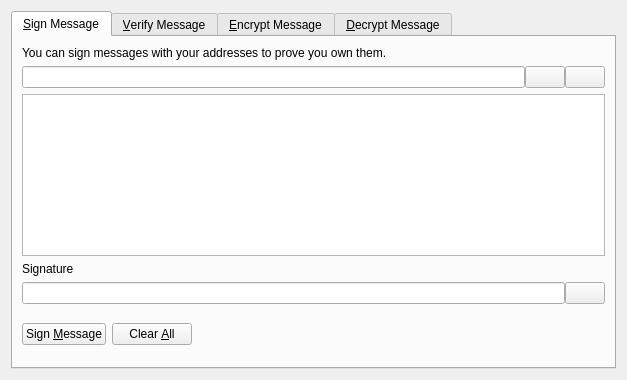
<?xml version="1.0" encoding="UTF-8"?>
<ui version="4.0">
 <class>MessagePage</class>
 <widget class="QWidget" name="MessagePage">
  <property name="geometry">
   <rect>
    <x>0</x>
    <y>0</y>
    <width>627</width>
    <height>380</height>
   </rect>
  </property>
  <property name="windowTitle">
   <string>Messages</string>
  </property>
  <layout class="QVBoxLayout" name="verticalLayout">
   <item>
    <widget class="QTabWidget" name="tabWidget">
     <property name="currentIndex">
      <number>0</number>
     </property>
     <widget class="QWidget" name="tabSignMessage">
      <attribute name="title">
       <string>&amp;Sign Message</string>
      </attribute>
      <layout class="QVBoxLayout" name="verticalLayout_SM">
       <item>
        <widget class="QLabel" name="infoLabel_SM">
         <property name="text">
          <string>You can sign messages with your addresses to prove you own them.</string>
         </property>
         <property name="textFormat">
          <enum>Qt::PlainText</enum>
         </property>
         <property name="wordWrap">
          <bool>true</bool>
         </property>
        </widget>
       </item>
       <item>
        <layout class="QHBoxLayout" name="horizontalLayout_1_SM">
         <property name="spacing">
          <number>0</number>
         </property>
         <item>
          <widget class="QValidatedLineEdit" name="addressIn_SM">
           <property name="toolTip">
            <string>The address to sign the message with (e.g. FEyaPwV9xqRkCapaZSfJtrWhkhtyk9ohW1)</string>
           </property>
           <property name="maxLength">
            <number>34</number>
           </property>
          </widget>
         </item>
         <item>
          <widget class="QPushButton" name="addressBookButton_SM">
           <property name="toolTip">
            <string>Choose an address from the address book</string>
           </property>
           <property name="text">
            <string/>
           </property>
           <property name="icon">
            <iconset resource="../bitcoin.qrc">
             <normaloff>:/icons/address-book</normaloff>:/icons/address-book</iconset>
           </property>
           <property name="shortcut">
            <string>Alt+A</string>
           </property>
           <property name="autoDefault">
            <bool>false</bool>
           </property>
          </widget>
         </item>
         <item>
          <widget class="QPushButton" name="pasteButton_SM">
           <property name="toolTip">
            <string>Paste address from clipboard</string>
           </property>
           <property name="text">
            <string/>
           </property>
           <property name="icon">
            <iconset resource="../bitcoin.qrc">
             <normaloff>:/icons/editpaste</normaloff>:/icons/editpaste</iconset>
           </property>
           <property name="shortcut">
            <string>Alt+P</string>
           </property>
           <property name="autoDefault">
            <bool>false</bool>
           </property>
          </widget>
         </item>
        </layout>
       </item>
       <item>
        <widget class="QPlainTextEdit" name="messageIn_SM">
         <property name="toolTip">
          <string>Enter the message you want to sign here</string>
         </property>
        </widget>
       </item>
       <item>
        <widget class="QLabel" name="signatureLabel_SM">
         <property name="text">
          <string>Signature</string>
         </property>
         <property name="textFormat">
          <enum>Qt::PlainText</enum>
         </property>
        </widget>
       </item>
       <item>
        <layout class="QHBoxLayout" name="horizontalLayout_2_SM">
         <property name="spacing">
          <number>0</number>
         </property>
         <item>
          <widget class="QLineEdit" name="signatureOut_SM">
           <property name="font">
            <font>
             <italic>true</italic>
            </font>
           </property>
           <property name="readOnly">
            <bool>true</bool>
           </property>
          </widget>
         </item>
         <item>
          <widget class="QPushButton" name="copySignatureButton_SM">
           <property name="toolTip">
            <string>Copy the current signature to the system clipboard</string>
           </property>
           <property name="text">
            <string/>
           </property>
           <property name="icon">
            <iconset resource="../bitcoin.qrc">
             <normaloff>:/icons/editcopy</normaloff>:/icons/editcopy</iconset>
           </property>
           <property name="autoDefault">
            <bool>false</bool>
           </property>
          </widget>
         </item>
        </layout>
       </item>
       <item>
        <layout class="QHBoxLayout" name="horizontalLayout_3_SM">
         <item>
          <widget class="QPushButton" name="signMessageButton_SM">
           <property name="toolTip">
            <string>Sign the message to prove you own this Fuguecoin address</string>
           </property>
           <property name="text">
            <string>Sign &amp;Message</string>
           </property>
           <property name="icon">
            <iconset resource="../bitcoin.qrc">
             <normaloff>:/icons/edit</normaloff>:/icons/edit</iconset>
           </property>
           <property name="autoDefault">
            <bool>false</bool>
           </property>
          </widget>
         </item>
         <item>
          <widget class="QPushButton" name="clearButton_SM">
           <property name="toolTip">
            <string>Reset all sign message fields</string>
           </property>
           <property name="text">
            <string>Clear &amp;All</string>
           </property>
           <property name="icon">
            <iconset resource="../bitcoin.qrc">
             <normaloff>:/icons/remove</normaloff>:/icons/remove</iconset>
           </property>
           <property name="autoDefault">
            <bool>false</bool>
           </property>
          </widget>
         </item>
         <item>
          <spacer name="horizontalSpacer_1_SM">
           <property name="orientation">
            <enum>Qt::Horizontal</enum>
           </property>
           <property name="sizeHint" stdset="0">
            <size>
             <width>40</width>
             <height>48</height>
            </size>
           </property>
          </spacer>
         </item>
         <item>
          <widget class="QLabel" name="statusLabel_SM">
           <property name="font">
            <font>
             <weight>75</weight>
             <bold>true</bold>
            </font>
           </property>
           <property name="text">
            <string/>
           </property>
           <property name="wordWrap">
            <bool>true</bool>
           </property>
          </widget>
         </item>
         <item>
          <spacer name="horizontalSpacer_2_SM">
           <property name="orientation">
            <enum>Qt::Horizontal</enum>
           </property>
           <property name="sizeHint" stdset="0">
            <size>
             <width>40</width>
             <height>48</height>
            </size>
           </property>
          </spacer>
         </item>
        </layout>
       </item>
      </layout>
     </widget>
     <widget class="QWidget" name="tabVerifyMessage">
      <attribute name="title">
       <string>&amp;Verify Message</string>
      </attribute>
      <layout class="QVBoxLayout" name="verticalLayout_VM">
       <item>
        <widget class="QLabel" name="infoLabel_VM">
         <property name="text">
          <string>Enter the signing address, message (ensure you copy line breaks, spaces, tabs, etc. exactly) and signature below to verify the text of the message.</string>
         </property>
         <property name="textFormat">
          <enum>Qt::PlainText</enum>
         </property>
         <property name="alignment">
          <set>Qt::AlignLeading|Qt::AlignLeft|Qt::AlignTop</set>
         </property>
         <property name="wordWrap">
          <bool>true</bool>
         </property>
        </widget>
       </item>
       <item>
        <layout class="QHBoxLayout" name="horizontalLayout_1_VM">
         <property name="spacing">
          <number>0</number>
         </property>
         <item>
          <widget class="QValidatedLineEdit" name="addressIn_VM">
           <property name="toolTip">
            <string>The address the message was signed with (e.g. FEyaPwV9xqRkCapaZSfJtrWhkhtyk9ohW1)</string>
           </property>
           <property name="maxLength">
            <number>34</number>
           </property>
          </widget>
         </item>
         <item>
          <widget class="QPushButton" name="addressBookButton_VM">
           <property name="toolTip">
            <string>Choose an address from the address book</string>
           </property>
           <property name="text">
            <string/>
           </property>
           <property name="icon">
            <iconset resource="../bitcoin.qrc">
             <normaloff>:/icons/address-book</normaloff>:/icons/address-book</iconset>
           </property>
           <property name="shortcut">
            <string>Alt+A</string>
           </property>
           <property name="autoDefault">
            <bool>false</bool>
           </property>
          </widget>
         </item>
        </layout>
       </item>
       <item>
        <widget class="QPlainTextEdit" name="messageIn_VM"/>
       </item>
       <item>
        <widget class="QValidatedLineEdit" name="signatureIn_VM"/>
       </item>
       <item>
        <layout class="QHBoxLayout" name="horizontalLayout_2_VM">
         <item>
          <widget class="QPushButton" name="verifyMessageButton_VM">
           <property name="toolTip">
            <string>Verify the message to ensure it was signed with the specified Fuguecoin address</string>
           </property>
           <property name="text">
            <string>Verify &amp;Message</string>
           </property>
           <property name="icon">
            <iconset resource="../bitcoin.qrc">
             <normaloff>:/icons/transaction_0</normaloff>:/icons/transaction_0</iconset>
           </property>
           <property name="autoDefault">
            <bool>false</bool>
           </property>
          </widget>
         </item>
         <item>
          <widget class="QPushButton" name="clearButton_VM">
           <property name="toolTip">
            <string>Reset all verify message fields</string>
           </property>
           <property name="text">
            <string>Clear &amp;All</string>
           </property>
           <property name="icon">
            <iconset resource="../bitcoin.qrc">
             <normaloff>:/icons/remove</normaloff>:/icons/remove</iconset>
           </property>
           <property name="autoDefault">
            <bool>false</bool>
           </property>
          </widget>
         </item>
         <item>
          <spacer name="horizontalSpacer_1_VM">
           <property name="orientation">
            <enum>Qt::Horizontal</enum>
           </property>
           <property name="sizeHint" stdset="0">
            <size>
             <width>40</width>
             <height>48</height>
            </size>
           </property>
          </spacer>
         </item>
         <item>
          <widget class="QLabel" name="statusLabel_VM">
           <property name="font">
            <font>
             <weight>75</weight>
             <bold>true</bold>
            </font>
           </property>
           <property name="text">
            <string/>
           </property>
           <property name="wordWrap">
            <bool>true</bool>
           </property>
          </widget>
         </item>
         <item>
          <spacer name="horizontalSpacer_2_VM">
           <property name="orientation">
            <enum>Qt::Horizontal</enum>
           </property>
           <property name="sizeHint" stdset="0">
            <size>
             <width>40</width>
             <height>48</height>
            </size>
           </property>
          </spacer>
         </item>
        </layout>
       </item>
      </layout>
     </widget>
     <widget class="QWidget" name="tabEncryptMessage">
      <attribute name="title">
       <string>&amp;Encrypt Message</string>
      </attribute>
      <layout class="QVBoxLayout" name="verticalLayout_ED">
       <item>
        <widget class="QLabel" name="infoLabel_ED">
         <property name="text">
          <string>You can encrypt a message using a Fuguecoin address so that only the owner of the address can decrypt it.</string>
         </property>
         <property name="textFormat">
          <enum>Qt::PlainText</enum>
         </property>
         <property name="wordWrap">
          <bool>true</bool>
         </property>
        </widget>
       </item>
       <item>
        <layout class="QHBoxLayout" name="horizontalLayout_1_ED">
         <property name="spacing">
          <number>0</number>
         </property>
         <item>
          <widget class="QValidatedLineEdit" name="addressIn_ED">
           <property name="toolTip">
            <string>The address to encrypt the message with</string>
           </property>
          </widget>
         </item>
         <item>
          <widget class="QPushButton" name="addressBookButton_ED">
           <property name="toolTip">
            <string>Choose previously used address</string>
           </property>
           <property name="text">
            <string/>
           </property>
           <property name="icon">
            <iconset resource="../bitcoin.qrc">
             <normaloff>:/icons/address-book</normaloff>:/icons/address-book</iconset>
           </property>
           <property name="shortcut">
            <string>Alt+A</string>
           </property>
           <property name="autoDefault">
            <bool>false</bool>
           </property>
          </widget>
         </item>
         <item>
          <widget class="QPushButton" name="pasteButton_ED">
           <property name="toolTip">
            <string>Paste address from clipboard</string>
           </property>
           <property name="text">
            <string/>
           </property>
           <property name="icon">
            <iconset resource="../bitcoin.qrc">
             <normaloff>:/icons/editpaste</normaloff>:/icons/editpaste</iconset>
           </property>
           <property name="shortcut">
            <string>Alt+P</string>
           </property>
           <property name="autoDefault">
            <bool>false</bool>
           </property>
          </widget>
         </item>
        </layout>
       </item>
       <item>
        <widget class="QPlainTextEdit" name="messageIn_ED">
         <property name="toolTip">
          <string>Enter the message you want to encrypt here</string>
         </property>
        </widget>
       </item>
       <item>
        <widget class="QLabel" name="signatureLabel_ED">
         <property name="text">
          <string>Encrypted message.</string>
         </property>
         <property name="textFormat">
          <enum>Qt::PlainText</enum>
         </property>
        </widget>
       </item>
       <item>
        <layout class="QHBoxLayout" name="horizontalLayout_2_ED">
         <property name="spacing">
          <number>0</number>
         </property>
         <item>
          <widget class="QLineEdit" name="signatureOut_ED">
           <property name="font">
            <font>
             <italic>true</italic>
            </font>
           </property>
           <property name="readOnly">
            <bool>true</bool>
           </property>
          </widget>
         </item>
         <item>
          <widget class="QPushButton" name="copyEncryptedDataButton_ED">
           <property name="toolTip">
            <string>Copy the encrypted message to the system clipboard</string>
           </property>
           <property name="text">
            <string/>
           </property>
           <property name="icon">
            <iconset resource="../bitcoin.qrc">
             <normaloff>:/icons/editcopy</normaloff>:/icons/editcopy</iconset>
           </property>
           <property name="autoDefault">
            <bool>false</bool>
           </property>
          </widget>
         </item>
        </layout>
       </item>
       <item>
        <layout class="QHBoxLayout" name="horizontalLayout_3_ED">
         <item>
          <widget class="QPushButton" name="encryptMessageButton_ED">
           <property name="toolTip">
            <string>Encrypt the message with your Fuguecoin address</string>
           </property>
           <property name="text">
            <string>Encrypt &amp;Message</string>
           </property>
           <property name="icon">
            <iconset resource="../bitcoin.qrc">
             <normaloff>:/icons/edit</normaloff>:/icons/edit</iconset>
           </property>
           <property name="autoDefault">
            <bool>false</bool>
           </property>
          </widget>
         </item>
         <item>
          <widget class="QPushButton" name="clearButton_ED">
           <property name="toolTip">
            <string>Reset all encrypt message fields</string>
           </property>
           <property name="text">
            <string>Clear &amp;All</string>
           </property>
           <property name="icon">
            <iconset resource="../bitcoin.qrc">
             <normaloff>:/icons/remove</normaloff>:/icons/remove</iconset>
           </property>
           <property name="autoDefault">
            <bool>false</bool>
           </property>
          </widget>
         </item>
         <item>
          <spacer name="horizontalSpacer_1_ED">
           <property name="orientation">
            <enum>Qt::Horizontal</enum>
           </property>
           <property name="sizeHint" stdset="0">
            <size>
             <width>40</width>
             <height>48</height>
            </size>
           </property>
          </spacer>
         </item>
         <item>
          <widget class="QLabel" name="statusLabel_ED">
           <property name="font">
            <font>
             <weight>75</weight>
             <bold>true</bold>
            </font>
           </property>
           <property name="text">
            <string/>
           </property>
           <property name="wordWrap">
            <bool>true</bool>
           </property>
          </widget>
         </item>
         <item>
          <spacer name="horizontalSpacer_2_ED">
           <property name="orientation">
            <enum>Qt::Horizontal</enum>
           </property>
           <property name="sizeHint" stdset="0">
            <size>
             <width>40</width>
             <height>48</height>
            </size>
           </property>
          </spacer>
         </item>
        </layout>
       </item>
      </layout>
     </widget>
     <widget class="QWidget" name="tabVerifyMessage">
      <attribute name="title">
       <string>&amp;Decrypt Message</string>
      </attribute>
      <layout class="QVBoxLayout" name="verticalLayout_DD">
       <item>
        <widget class="QLabel" name="infoLabel_DD">
         <property name="text">
          <string>Enter the Fuguecoin address and the message (ensure you copy line breaks, spaces, tabs, etc. exactly) below to decrypt the message.</string>
         </property>
         <property name="textFormat">
          <enum>Qt::PlainText</enum>
         </property>
         <property name="alignment">
          <set>Qt::AlignLeading|Qt::AlignLeft|Qt::AlignTop</set>
         </property>
         <property name="wordWrap">
          <bool>true</bool>
         </property>
        </widget>
       </item>
       <item>
        <layout class="QHBoxLayout" name="horizontalLayout_1_DD">
         <property name="spacing">
          <number>0</number>
         </property>
         <item>
          <widget class="QValidatedLineEdit" name="addressIn_DD">
           <property name="toolTip">
            <string>The address the message was encrypted with</string>
           </property>
          </widget>
         </item>
         <item>
          <widget class="QPushButton" name="addressBookButton_DD">
           <property name="toolTip">
            <string>Choose an address from the address book</string>
           </property>
           <property name="text">
            <string/>
           </property>
           <property name="icon">
            <iconset resource="../bitcoin.qrc">
             <normaloff>:/icons/address-book</normaloff>:/icons/address-book</iconset>
           </property>
           <property name="shortcut">
            <string>Alt+A</string>
           </property>
           <property name="autoDefault">
            <bool>false</bool>
           </property>
          </widget>
         </item>
        </layout>
       </item>
       <item>
        <widget class="QPlainTextEdit" name="messageIn_DD"/>
       </item>
       <item>
        <widget class="QValidatedLineEdit" name="signatureIn_DD"/>
       </item>
       <item>
        <layout class="QHBoxLayout" name="horizontalLayout_2_DD">
         <item>
          <widget class="QPushButton" name="decryptMessageButton_DD">
           <property name="toolTip">
            <string>Decrypt the message encrypted with the specified Fuguecoin address</string>
           </property>
           <property name="text">
            <string>Decrypt &amp;Message</string>
           </property>
           <property name="icon">
            <iconset resource="../bitcoin.qrc">
             <normaloff>:/icons/transaction_0</normaloff>:/icons/transaction_0</iconset>
           </property>
           <property name="autoDefault">
            <bool>false</bool>
           </property>
          </widget>
         </item>
         <item>
          <widget class="QPushButton" name="clearButton_DD">
           <property name="toolTip">
            <string>Reset all decrypt message fields</string>
           </property>
           <property name="text">
            <string>Clear &amp;All</string>
           </property>
           <property name="icon">
            <iconset resource="../bitcoin.qrc">
             <normaloff>:/icons/remove</normaloff>:/icons/remove</iconset>
           </property>
           <property name="autoDefault">
            <bool>false</bool>
           </property>
          </widget>
         </item>
         <item>
          <spacer name="horizontalSpacer_1_DD">
           <property name="orientation">
            <enum>Qt::Horizontal</enum>
           </property>
           <property name="sizeHint" stdset="0">
            <size>
             <width>40</width>
             <height>48</height>
            </size>
           </property>
          </spacer>
         </item>
         <item>
          <widget class="QLabel" name="statusLabel_DD">
           <property name="font">
            <font>
             <weight>75</weight>
             <bold>true</bold>
            </font>
           </property>
           <property name="text">
            <string/>
           </property>
           <property name="wordWrap">
            <bool>true</bool>
           </property>
          </widget>
         </item>
         <item>
          <spacer name="horizontalSpacer_2_DD">
           <property name="orientation">
            <enum>Qt::Horizontal</enum>
           </property>
           <property name="sizeHint" stdset="0">
            <size>
             <width>40</width>
             <height>48</height>
            </size>
           </property>
          </spacer>
         </item>
        </layout>
       </item>
      </layout>
     </widget>
    </widget>
   </item>
  </layout>
 </widget>
 <customwidgets>
  <customwidget>
   <class>QValidatedLineEdit</class>
   <extends>QLineEdit</extends>
   <header>qvalidatedlineedit.h</header>
  </customwidget>
 </customwidgets>
 <resources>
  <include location="../bitcoin.qrc"/>
 </resources>
 <connections/>
</ui>
